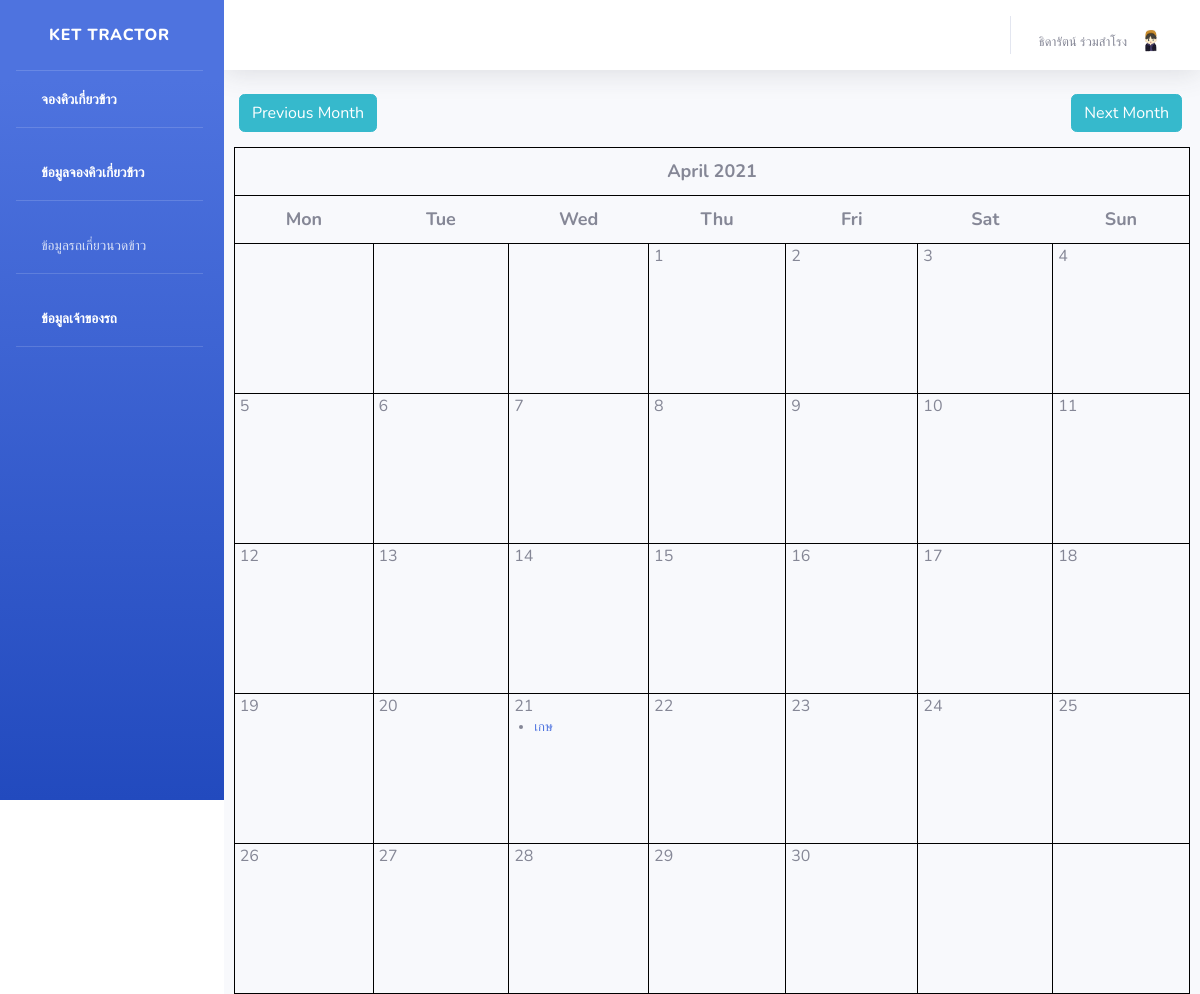
The app's page /cal/calendar/ (signed in), older data.
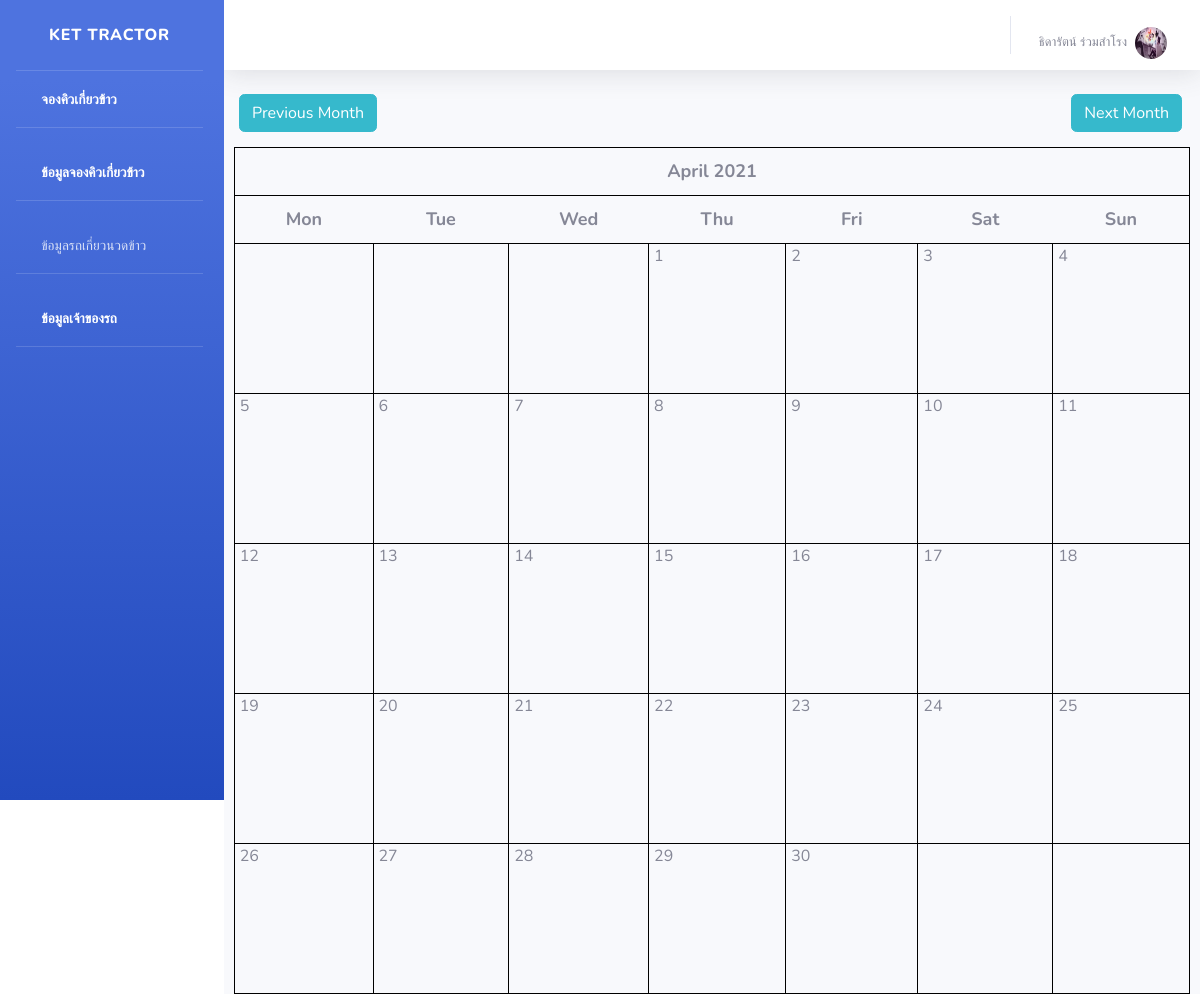
The same page, newer data.
### api/models.py (models this page shows, shortened)
class Farmer(AbstractUser):
    id = models.AutoField(primary_key=True)
    farmer_name = models.CharField(max_length=1000, verbose_name = 'ชื่อ-สกุล')
    image = models.ImageField(upload_to='images/farmer',verbose_name = 'รูปโปรไฟล์')
    address = models.CharField(max_length=1000, verbose_name = 'ที่อยู่')
    phone = models.CharField(max_length=1000, verbose_name = 'เบอร์โทรศัพท์')
    email = models.CharField(max_length=1000)
    password = models.CharField(max_length=1000)
    class Meta:
        verbose_name = 'เกษตรกร'

class Event(models.Model):
    title = models.CharField(max_length=200)
    description = models.TextField()
    start_time = models.DateTimeField()
    end_time = models.DateTimeField()
    @property
    def get_html_url(self):
        url = reverse('api:event_edit', args=(self.id,))
        return f'<a href="{url}"> {self.title} </a>'
    class Meta:
        verbose_name = 'ตารางงานรถเกี่ยวนวดข้าว'

### api/views.py (the view)
class CalendarView(generic.ListView):
    model = Event
    template_name = 'api/calendar.html'
    def get_context_data(self, **kwargs):
        context = super().get_context_data(**kwargs)
        d = get_date(self.request.GET.get('month', None))
        cal = Calendar(d.year, d.month)
        html_cal = cal.formatmonth(withyear=True)
        context['calendar'] = mark_safe(html_cal)
        context['prev_month'] = prev_month(d)
        context['next_month'] = next_month(d)
        return context

### api/utils.py (called while the page is built)
	def formatday(self, day, events):
		events_per_day = events.filter(start_time__day=day)
		d = ''
		for event in events_per_day:
			d += f'<li> {event.get_html_url} </li>'
		if day != 0:
			return f"<td><span class='date'>{day}</span><ul> {d} </ul></td>"
		return '<td></td>'

	def formatweek(self, theweek, events):
		week = ''
		for d, weekday in theweek:
			week += self.formatday(d, events)
		return f'<tr> {week} </tr>'

	def formatmonth(self, withyear=True):
		events = Event.objects.filter(start_time__year=self.year, start_time__month=self.month)
		cal = f'<table border="0" cellpadding="0" cellspacing="0" class="calendar">\n'
		cal += f'{self.formatmonthname(self.year, self.month, withyear=withyear)}\n'
		cal += f'{self.formatweekheader()}\n'
		for week in self.monthdays2calendar(self.year, self.month):
			cal += f'{self.formatweek(week, events)}\n'
		return cal

### api/views.py (called while the page is built)
def get_date(req_month):
    if req_month:
        year, month = (int(x) for x in req_month.split('-'))
        return date(year, month, day=1)
    return datetime.today()

### api/templates/api/calendar.html (shortened to what this page needs)
{% extends 'api/base.html' %}
{% block content %}
<div class="clearfix">
	<a class="btn btn-info left" href="/cal/calendar?{{ prev_month }}"> Previous Month </a>
	<a class="btn btn-info right" href="/cal/calendar?{{ next_month }}"> Next Month </a>
</div>
{{ calendar }}
{% endblock %}

### api/templates/api/base.html (shortened to what this page needs)
<!DOCTYPE html>
{% load static %}
<html lang="en">
<head>
    <link rel="stylesheet" type="text/css" href="{% static 'api/css/styles.css' %}">
    <link href="{% static 'api/vendor/fontawesome-free/css/all.min.css'%}" rel="stylesheet" type="text/css">
    <link href="{% static 'api/css/sb-admin-2.min.css'%}" rel="stylesheet">
</head>
<body id="page-top">
    <div id="wrapper">
        <ul class="navbar-nav bg-gradient-primary sidebar sidebar-dark accordion" id="accordionSidebar">
            <a class="sidebar-brand d-flex align-items-center justify-content-center" href="/index">
                <div class="sidebar-brand-text mx-3">Ket Tractor</div>
            </a>
            <hr class="sidebar-divider my-0">
            {% if user.is_authenticated %}
            <li class="nav-item active">
                <a class="nav-link" href="/addWork">
                    <i class="fas fa-fw fa-tachometer-alt"></i>
                    <span>จองคิวเกี่ยวข้าว</span></a>
            </li>
             <hr class="sidebar-divider">
             <li class="nav-item active">
                <a class="nav-link" href="/showWork">
                    <i class="fas fa-fw fa-tachometer-alt"></i>
                    <span>ข้อมูลจองคิวเกี่ยวข้าว</span></a>
            </li>
            {% endif %}
           <hr class="sidebar-divider">
             <li class="nav-item">
                <a class="nav-link collapsed" href="#" data-toggle="collapse" data-target="#collapseTwo"
                    aria-expanded="true" aria-controls="collapseTwo">
                    <i class="fas fa-fw fa-cog"></i>
                    <span>ข้อมูลรถเกี่ยวนวดข้าว</span>
                </a>
             <div id="collapseTwo" class="collapse" aria-labelledby="headingTwo" data-parent="#accordionSidebar">
                    <div class="bg-white py-2 collapse-inner rounded">
             <li class="nav-item active">
             <hr class="sidebar-divider">
                <a class="nav-link" href="/profileAdmin">
                    <i class="fas fa-fw fa-tachometer-alt"></i>
                    <span>ข้อมูลเจ้าของรถ</span></a>
            </li>
            <hr class="sidebar-divider">
        </ul>
        <div id="content-wrapper" class="d-flex flex-column">
            <div id="content">
                <nav class="navbar navbar-expand navbar-light bg-white topbar mb-4 static-top shadow">
                    <ul class="navbar-nav ml-auto">
                        <li class="nav-item dropdown no-arrow">
                     {% if user.is_authenticated %}
                <a href="#" class="nav-link dropdown-toggle" data-toggle="dropdown" role="button" aria-haspopup="true"
                aria-expanded="false">
               <span class="mr-2 d-none d-lg-inline text-gray-600 small">{{user.farmer_name}}  </span>
                <img class="img-profile rounded-circle"
                src="{{user.image.url}} " >
            </a>
                        </li>
                    </ul>
                     {% else %}
                  <li class="nav-item"><a class="nav-link" href="/login">เข้าสู่ระบบ</a></li>
                  <li class="nav-item"><a class="nav-link" href="/register">สมัครสมาชิก</a></li>
                </ul>
			   	</li>
                   {% endif %}
                </nav>
                {% block content %}
                {% endblock %}
        </div>
    </div>
</body>
</html>

Row changes from the older to the newer data that the page shows:
removed Event: title "April 2021 Mon Tue Wed Thu Fri Sat Sun 1 2 3 4 5 6 7 8 9 10 11 12 13 14 15 16 17 18 19 20 21 เกษ 22 23 24 25 26 27 28 29 30"
changed Farmer "ธิดารัตน์ ร่วมสำโรง": image: a different picture
Text that changed along with them:
{{ calendar }}: (not shown) → "April 2021 Mon Tue Wed Thu Fri Sat Sun 1 2 3 4 5 6 7 8 9 10 11 12 13 14 15 16 17 18 19 20 21 22 23 24 25 26 27 28 29 30"
